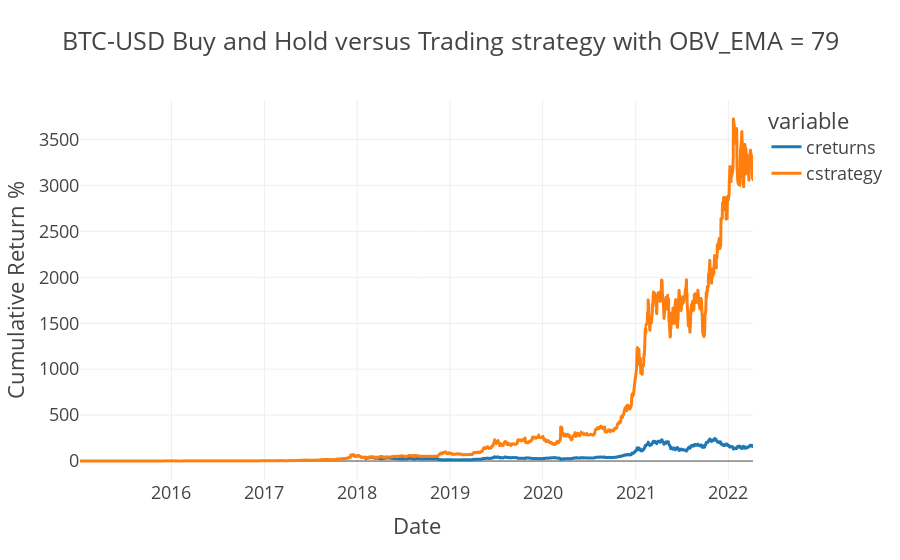

Notebook source saved alongside this figure:
### Code cell
btc_test.plot_results()

### Figure 1 — Plotly figure (JSON) as saved in the notebook; plotly's stock layout.template omitted (floating-point values rounded to 4 significant figures; data arrays with more than 128 entries replaced by an {"elided": "..."} marker saying what was removed)
{"data": [{"hovertemplate": "variable=creturns<br>Date=%{x}<br>Cumulative Return %=%{y}<extra></extra>", "legendgroup": "creturns", "line": {"color": "#1F77B4", "dash": "solid"}, "marker": {"symbol": "circle"}, "mode": "lines", "name": "creturns", "showlegend": true, "type": "scattergl", "x": {"elided": "1829 str values"}, "xaxis": "x", "y": {"elided": "1829 float values"}, "yaxis": "y"}, {"hovertemplate": "variable=cstrategy<br>Date=%{x}<br>Cumulative Return %=%{y}<extra></extra>", "legendgroup": "cstrategy", "line": {"color": "#FF7F0E", "dash": "solid"}, "marker": {"symbol": "circle"}, "mode": "lines", "name": "cstrategy", "showlegend": true, "type": "scattergl", "x": {"elided": "1829 str values"}, "xaxis": "x", "y": {"elided": "1829 float values"}, "yaxis": "y"}], "layout": {"legend": {"title": {"text": "variable"}, "tracegroupgap": 0}, "title": {"text": "BTC-USD Buy and Hold versus Trading strategy with OBV_EMA = 79"}, "xaxis": {"anchor": "y", "domain": [0, 1], "title": {"text": "Date"}}, "yaxis": {"anchor": "x", "domain": [0, 1], "title": {"text": "Cumulative Return %"}}}}
